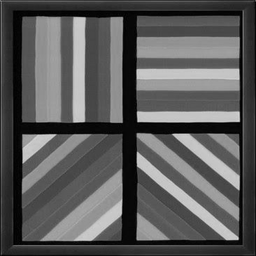
#> input picture TP5 Outils mathématiques pour Machine Learning/zuper_image.png, 256 x 256 px
$ python convolution2D.py
#> lines starting #> are read from the running program, lines starting #| are printed output that depends on the picture
#!/usr/bin/env python3
# -*- coding: utf-8 -*-
"""
@author: alainlegall
"""

import cv2
import numpy as np
import matplotlib.pyplot as plt

def apply_convolution(image_path):
    # Charger l'image en niveaux de gris
#> called with image_path = 'zuper_image.png'
    image = cv2.imread(image_path, cv2.IMREAD_GRAYSCALE)
#> image is the input picture: shape (256, 256); min 0, max 217, mean 90.3

    if image is None:
        print("Erreur : Impossible de charger l'image.")
        return

    # Définir le noyau flouteur 3x3
    kernel = np.array([[1, 1, 1],
                       [1, 1, 1],
                       [1, 1, 1]], dtype=np.float32) / 9.0

    # Appliquer la convolution avec OpenCV
    blurred_image = cv2.filter2D(image, -1, kernel)
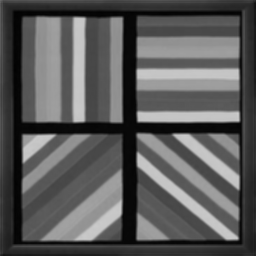
#> blurred_image: shape (256, 256); min 2, max 205, mean 90.5

    # Afficher les images originale et filtrée
    plt.figure(figsize=(10, 5))

    plt.subplot(1, 2, 1)
    plt.imshow(image, cmap='gray')
    plt.title("Image Originale")
    plt.axis("off")

    plt.subplot(1, 2, 2)
    plt.imshow(blurred_image, cmap='gray')
    plt.title("Image Floutée")
    plt.axis("off")

    plt.show()
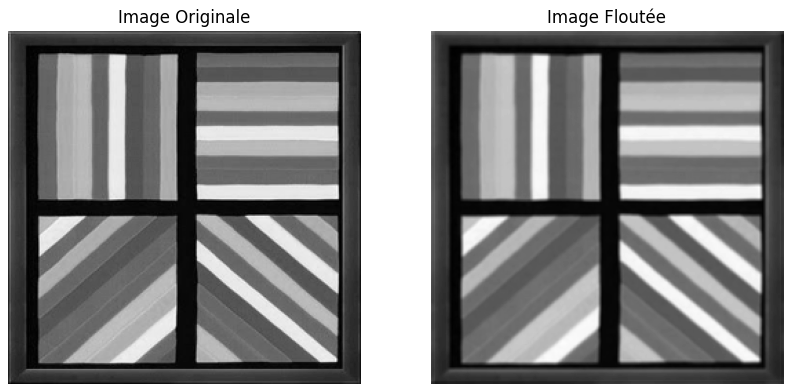
#> figure drawn by matplotlib, 2 panels

# Exemple d'utilisation
demo_image_path = 'zuper_image.png'
apply_convolution(demo_image_path)
